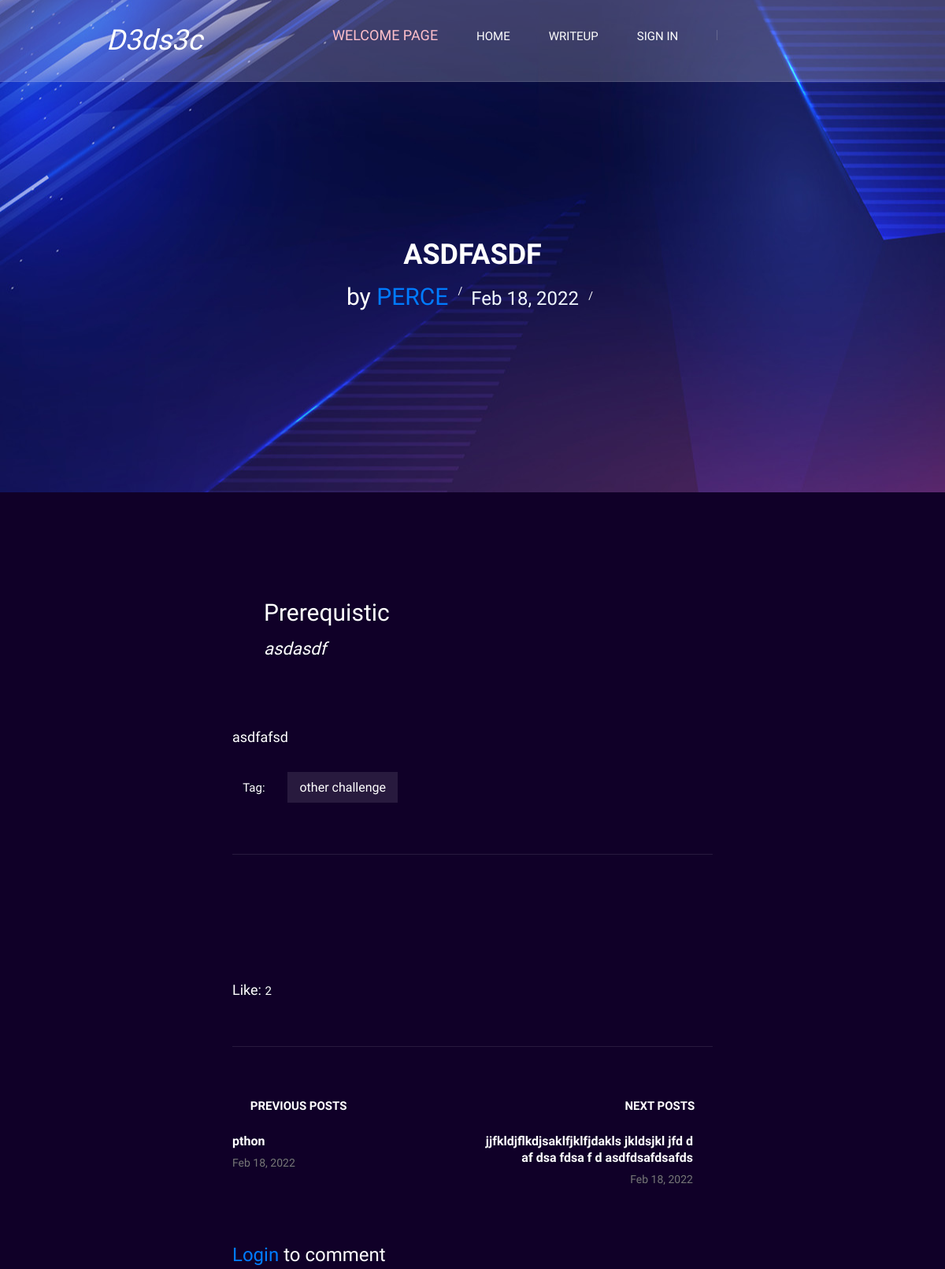
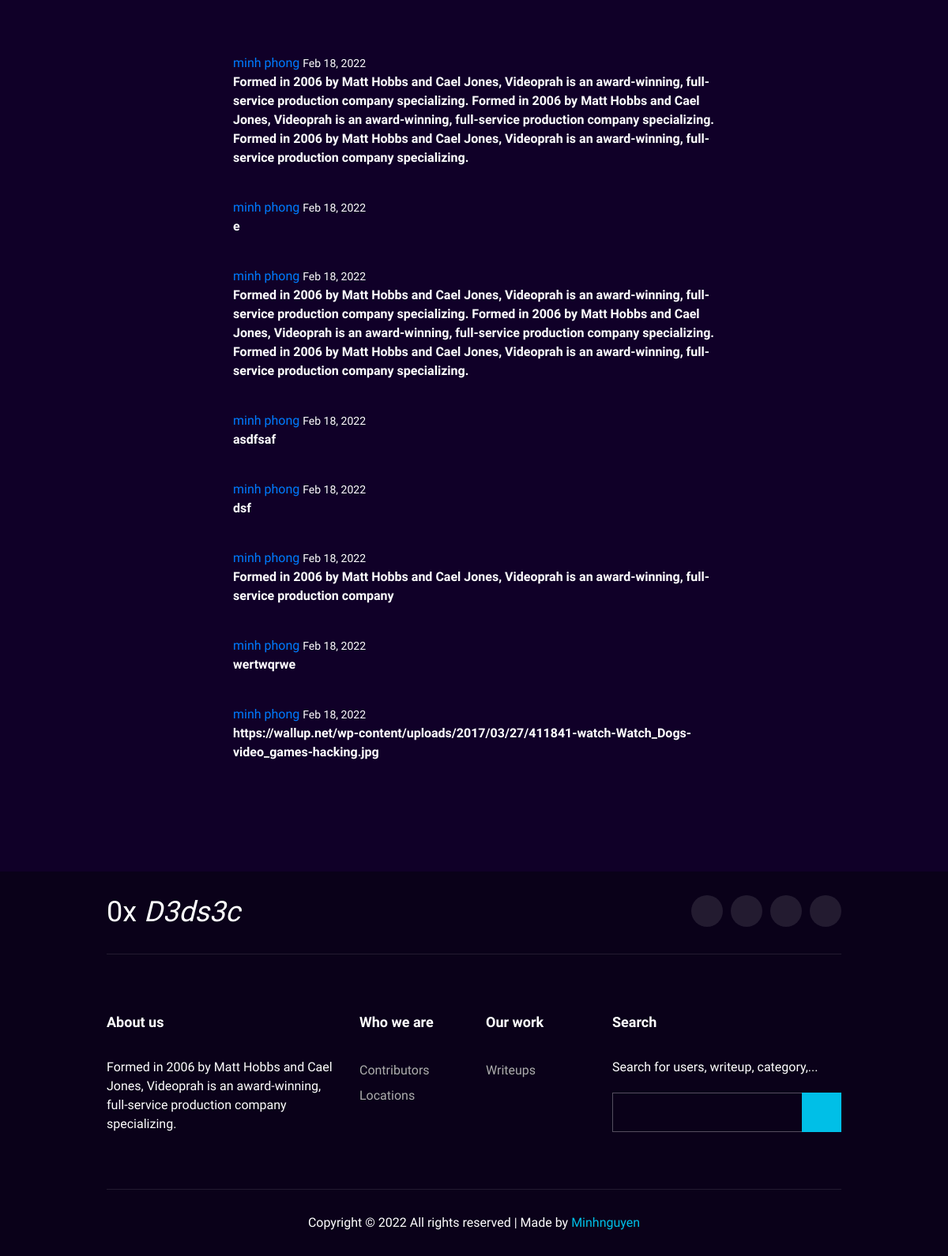
Page /dedsec/writeup/34/ on the committed database (2 pictures, top to bottom).
### writeup/models.py (models this page shows, shortened)
class Writeup(models.Model):
    like = models.ManyToManyField(User,related_name='like')
    title = models.TextField()
    prerequis =  RichTextUploadingField(blank=True, null=True)
    content_upload = RichTextUploadingField(blank=True, null=True)
    cate = models.ManyToManyField(Cate, related_name='writeup')
    date_create = models.DateTimeField(default = timezone.now)
    author = models.ForeignKey(User, on_delete=models.CASCADE,related_name='writeup')

class Cate(models.Model):
    image= models.ImageField(default='defaultback.jpg',upload_to = 'cate')
    tag = models.CharField(default='challenge',max_length=100)
    def __str__(self):
        return self.tag

class Commment(models.Model):
    writeup = models.ForeignKey(Writeup, on_delete=models.CASCADE, related_name='cmt')
    date = models.DateTimeField(default=timezone.now)
    content = models.TextField()
    user = models.ForeignKey(User, on_delete=models.CASCADE, related_name='cmt',null=True)

### writeup/views.py (the view)
class WriteupDetail(DetailView):
    model = Writeup
    context_object_name = 'post'

### writeup/templates/writeup/writeup_detail.html (shortened to what this page needs)
{%extends 'writeup/base.html'%}
{%load static%}
{% block content %}
    <header class="header">
        <div class="container">
            <div class="row">
                <div class="col-lg-2">
                    <div class="header__logo">
                        <a href="{%url 'wuhpage'%}" style="color: white;"><h2 style="color: white;"><em> D3ds3c</em> </h2></a>
                    </div>
                </div>
                <div class="col-lg-10">
                    <div class="header__nav__option">
                        <nav class="header__nav__menu mobile-menu">
                            <ul>
                                <li style="color: red;"><a href="{%url 'welcomehome'%}" > <h5 style="color: pink;">Welcome page</h5></a></li>
                                <li ><a href="{%url 'wuhpage'%}">Home</a></li>
                                <li><a href="{%url 'writeup'%}">Writeup</a>
                                </li>
                                {%if user.is_authenticated%}
                                <li><a href="#">Hello, {{user.first_name}}</a>
                                    <ul class="dropdown">
                                        <li><a href="{%url 'profile' user.id%}">Profile</a></li>
                                        <li><a href="{% url 'logout'%}">Log out</a></li>
                                    </ul>
                                </li>
                                {%else%}
                                <li>
                                    <a href="{% url 'login'%}">Sign in</a>
                                </li>
                                {%endif%}
                        </nav>
                        <div class="header__nav__social">
                            <a href="https://www.facebook.com/profile.php?id=100068404994823"><i class="fa fa-facebook"></i></a>
                            <a href="https://twitter.com/phong20031"><i class="fa fa-twitter"></i></a>
                            <a href="https://www.instagram.com/_minh_nguyn/?hl=en"><i class="fa fa-instagram"></i></a>
                            <a href="https://zalo.me/0377075126"><i class="fa fa-youtube-play"></i></a>
                        </div>
                    </div>
                </div>
            </div>
        </div>
    </header>
    <section class="blog-hero spad set-bg" data-setbg="{%static 'writeup/img/team-bg.jpg'%}">
        <div class="container">
            <div class="row d-flex justify-content-center">
                <div class="col-lg-8">
                    <div class="blog__hero__text">
                        <h2>{{post.title}}</h2>
                        <ul>
                             <li><h3 style="color: white;"> by<span> <a  href="{%url 'profile' post.author.id%}">{{post.author.first_name}}</a> </span></h3></li>
                            <li><h4 style="color:aliceblue;">{{post.date_create|date:"M d, Y"}}</h4> </li>
                        </ul>
                    </div>
                </div>
            </div>
        </div>
    </section>
    <div class="blog-details spad">
        <div class="container">
            <div class="row d-flex justify-content-center">
                <div class="col-lg-8">
                    <div class="blog__details__content">
                        <div class="blog__details__quote">
                                <h3 style="color: white;"> Prerequistic</h3>
                            <p style="color: white;">    {{post.prerequis | safe}}
                            </p>
                        </div>
                        <div class="blog__details__text">
                            <p style="color: aliceblue;">{{post.content_upload| safe }}</p>
                        </div>
                        <div class="blog__details__tags">
                            <span><i class="fa fa-tag"></i> Tag:</span>
                            {%for tag in post.cate.all%}
                            <a href="{%url 'catedetail' tag%}">{{tag}}</a>
                            {%endfor%}
                        </div>
                      <br>
                         {%if user.is_authenticated%}
                            {%if user in post.like.all%}
                            <a name="{{ post.id }}" style="font-size:48px;color: yellow;cursor:pointer;" class="likin" id="co"><i class="fa fa-star" aria-hidden="true"></i></a>
                           {%else%}
                            <a name="{{ post.id }}" style="font-size:48px;color: white;cursor:pointer;" class="likin" id="co"><i class="fa fa-star" aria-hidden="true"></i></a>
                        {%endif%}
                        {%else%}
                         <a style="font-size:48px;color: white;cursor:pointer;" href="{%url 'login'%}"><i class="fa fa-star" aria-hidden="true"></i></a>
                         {%endif%}
                        <div class="blog__details__tags">
                         <h5>Like:  <span id="likenum">  {{post.like.count}}</span></h5>
                        </div>
                        <div class="blog__details__option">
                            <div class="row">
                                {%if post.get_previous_by_date_create%}
                                <div class="col-lg-6 col-md-6 col-sm-6">
                                    <a href="{%url 'writeupdetail' post.get_previous_by_date_create.id%}" class="blog__details__option__item">
                                        <h5><i class="fa fa-angle-left"></i> Previous posts</h5>
                                        <div class="blog__details__option__item__text">
                                            <h6>{{post.get_previous_by_date_create.title}}</h6>
                                            <span>{{post.get_previous_by_date_create.date_create| date:"M d, Y"}}</span>
                                        </div>
                                    </a>
                                </div>
                                {%endif%}
                                {%if post.get_next_by_date_create%}
                                {%if not post.get_previous_by_date_create%}
                                <div class="col-lg-6 col-md-6 col-sm-6">
                                    <a href="{%url 'writeupdetail' post.get_next_by_date_create.id%}" class="blog__details__option__item">
                                        <h5><i class="fa fa-angle-left"></i> Next posts</h5>
                                        <div class="blog__details__option__item__text">
                                            <h6>{{post.get_next_by_date_create.title}}</h6>
                                            <span>{{post.get_next_by_date_create.date_create| date:"M d, Y"}}</span>
                                        </div>
                                    </a>
                                </div>
                                {%else%}
                                <div class="col-lg-6 col-md-6 col-sm-6">
                                    <a href="{%url 'writeupdetail' post.get_next_by_date_create.id%}" class="blog__details__option__item blog__details__option__item--right">
                                        <h5>Next posts <i class="fa fa-angle-right"></i></h5>
                                        <div class="blog__details__option__item__text">
                                            <h6>{{post.get_next_by_date_create.title}}</h6>
                                            <span>{{post.get_next_by_date_create.date_create| date:"M d, Y"}}</span>
                                        </div>
                                    </a>
                                </div>
                                {%endif%}
                                {%endif%}
                            </div>
                        </div>
                        {%if user.is_authenticated%}
                        <div class="blog__details__comment">
                            <h4>Leave a comment</h4>
                                <textarea id="textarea" rows="10"></textarea>
                                <button id="cmt" type="submit" class="site-btn" value="{{post.id}}" >Send Message</button>
                        </div>
                        {%else%}
                        <h4 class="blog__details__comment"> <a href="{%url 'login'%}"> Login </a>to comment</h4>
                        {%endif%}
                        <br>
                        <br>
                        {%for cmt in post.cmt.all|dictsortreversed:"date"%}
                            <div class="col-lg-6 col-md-6 col-sm-6" style="max-width: max-content;">
                                <div class="blog__details__option__item__text">
                                    <a href="{%url 'profile' cmt.user.id%}"> {{cmt.user.first_name}} {{cmt.user.last_name}}</a></h6>
                                    <span style="color: white;">{{cmt.date|date:"M d, Y"}}</span>
                                </div>
                                <p >
                                {{cmt.content}}
                                </p>
                            </div>
                        {%endfor%}
                    </div>
                </div>
            </div>
        </div>
    </div>
    {% endblock %}

### writeup/templates/writeup/base.html (shortened to what this page needs)
{%load static%}
<!DOCTYPE html>
<html lang="zxx">
<head>
    <link rel="stylesheet" href="{%static 'writeup/css/bootstrap.min.css'%}" type="text/css">
    <link rel="stylesheet" href="{%static 'writeup/css/font-awesome.min.css'%}" type="text/css">
    <link rel="stylesheet" href="{%static 'writeup/css/elegant-icons.css'%}" type="text/css">
    <link rel="stylesheet" href="{%static 'writeup/css/owl.carousel.min.css'%}" type="text/css">
    <link rel="stylesheet" href="{%static 'writeup/css/magnific-popup.css'%}" type="text/css">
    <link rel="stylesheet" href="{%static 'writeup/css/slicknav.min.css'%}" type="text/css">
    <link rel="stylesheet" href="{%static 'writeup/css/style.css'%}" type="text/css">
</head>
<body>
    {% block content %}{% endblock %}
    <footer class="footer">
        <div class="container">
            <div class="footer__top">
                <div class="row">
                    <div class="col-lg-6 col-md-6">
                        <div class="footer__top__logo">
                            <h2 style="color: white;">0x <em> D3ds3c </em> </h2>
                        </div>
                    </div>
                    <div class="col-lg-6 col-md-6">
                        <div class="footer__top__social">
                            <a href="https://www.facebook.com/profile.php?id=100068404994823"><i class="fa fa-facebook"></i></a>
                            <a href="https://twitter.com/phong20031"><i class="fa fa-twitter"></i></a>
                            <a href="https://www.instagram.com/_minh_nguyn/?hl=en"><i class="fa fa-instagram"></i></a>
                            <a href="https://zalo.me/0377075126"><i class="fa fa-youtube-play"></i></a>
                        </div>
                    </div>
                </div>
            </div>
            <div class="footer__option">
                <div class="row">
                    <div class="col-lg-4 col-md-6 col-sm-6">
                        <div class="footer__option__item">
                            <h5>About us</h5>
                            <p>Formed in 2006 by Matt Hobbs and Cael Jones, Videoprah is an award-winning, full-service
                                production company specializing.</p>
                        </div>
                    </div>
                    <div class="col-lg-2 col-md-3 col-sm-3">
                        <div class="footer__option__item">
                            <h5>Who we are</h5>
                            <ul>
                                <li><a href="{%url 'contrib'%}">Contributors</a></li>
                                <li><a href="#">Locations</a></li>
                            </ul>
                        </div>
                    </div>
                    <div class="col-lg-2 col-md-3 col-sm-3">
                        <div class="footer__option__item">
                            <h5>Our work</h5>
                            <ul>
                                <li><a href="#">Writeups</a></li>
                            </ul>
                        </div>
                    </div>
                    <div class="col-lg-4 col-md-12">
                        <div class="footer__option__item">
                            <h5>Search</h5>
                            <p>Search for users, writeup, category,...</p>
                            <form action="{%url 'search'%}" method="post">
                                <input name="search" type="text" placeholder="">
                                <button type="submit"><i class="fa fa-send"></i></button>
                            </form>
                        </div>
                    </div>
                </div>
            </div>
            <div class="footer__copyright">
                <div class="row">
                    <div class="col-lg-12 text-center">
                        <p class="footer__copyright__text">Copyright &copy;
                            All rights reserved | Made by <a href="https://www.facebook.com/profile.php?id=100068404994823" target="_blank">Minhnguyen</a>
                        </p>
                    </div>
                </div>
            </div>
        </div>
    </footer>
</body>
</html>

### rows in the picture
Writeup: title "ASDFASDF", author.first_name "PERCE", date_create "Feb 18, 2022", prerequis "asdasdf", content_upload "asdfafsd", like.count "2", get_previous_by_date_create "pthon", get_previous_by_date_create.date_create "Feb 18, 2022", get_next_by_date_create "jjfkldjflkdjsaklfjklfjdakls jkldsjkl jfd d af dsa fdsa f d asdfdsafdsafds", get_next_by_date_create.date_create "Feb 18, 2022"
Cate: tag "other challenge"
Commment: user.first_name "minh", user.last_name "phong", date "Feb 18, 2022", content "Formed in 2006 by Matt Hobbs and Cael Jones, Videoprah is an award-winning, full-service production company specializing. Formed in 2006 by Matt Hobbs and Cael Jones, Videoprah is an award-winning, full-service production company specializing. Formed in 2006 by Matt Hobbs and Cael Jones, Videoprah is an award-winning, full-service production company specializing."
Commment: user.first_name "minh", user.last_name "phong", date "Feb 18, 2022", content "e"
Commment: user.first_name "minh", user.last_name "phong", date "Feb 18, 2022", content "Formed in 2006 by Matt Hobbs and Cael Jones, Videoprah is an award-winning, full-service production company specializing. Formed in 2006 by Matt Hobbs and Cael Jones, Videoprah is an award-winning, full-service production company specializing. Formed in 2006 by Matt Hobbs and Cael Jones, Videoprah is an award-winning, full-service production company specializing."
Commment: user.first_name "minh", user.last_name "phong", date "Feb 18, 2022", content "asdfsaf"
Commment: user.first_name "minh", user.last_name "phong", date "Feb 18, 2022", content "dsf"
Commment: user.first_name "minh", user.last_name "phong", date "Feb 18, 2022", content "Formed in 2006 by Matt Hobbs and Cael Jones, Videoprah is an award-winning, full-service production company"
Commment: user.first_name "minh", user.last_name "phong", date "Feb 18, 2022", content "wertwqrwe"
Commment: user.first_name "minh", user.last_name "phong", date "Feb 18, 2022", content "https://wallup.net/wp-content/uploads/2017/03/27/411841-watch-Watch_Dogs-video_games-hacking.jpg"
